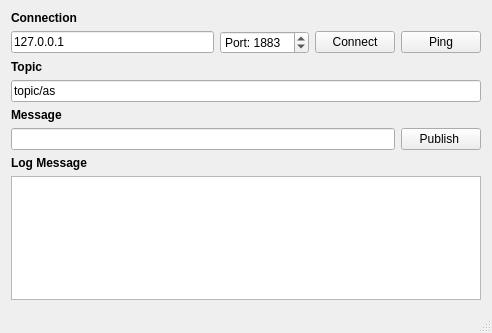
<?xml version="1.0" encoding="UTF-8"?>
<ui version="4.0">
 <class>MainWindow</class>
 <widget class="QMainWindow" name="MainWindow">
  <property name="geometry">
   <rect>
    <x>0</x>
    <y>0</y>
    <width>492</width>
    <height>333</height>
   </rect>
  </property>
  <property name="windowTitle">
   <string>MainWindow</string>
  </property>
  <widget class="QWidget" name="centralWidget">
   <layout class="QVBoxLayout" name="verticalLayout">
    <item>
     <widget class="QLabel" name="label_2">
      <property name="font">
       <font>
        <weight>75</weight>
        <bold>true</bold>
       </font>
      </property>
      <property name="text">
       <string>Connection</string>
      </property>
     </widget>
    </item>
    <item>
     <layout class="QHBoxLayout" name="horizontalLayout">
      <item>
       <widget class="QLineEdit" name="hostAddressLineEdit">
        <property name="text">
         <string>127.0.0.1</string>
        </property>
        <property name="placeholderText">
         <string>Enter host address</string>
        </property>
       </widget>
      </item>
      <item>
       <widget class="QSpinBox" name="portSpinBox">
        <property name="prefix">
         <string>Port: </string>
        </property>
        <property name="maximum">
         <number>65536</number>
        </property>
        <property name="value">
         <number>1883</number>
        </property>
        <property name="displayIntegerBase">
         <number>10</number>
        </property>
       </widget>
      </item>
      <item>
       <widget class="QPushButton" name="connectButton">
        <property name="text">
         <string>Connect</string>
        </property>
       </widget>
      </item>
      <item>
       <widget class="QPushButton" name="pingButton">
        <property name="text">
         <string>Ping</string>
        </property>
       </widget>
      </item>
     </layout>
    </item>
    <item>
     <widget class="QLabel" name="label_4">
      <property name="font">
       <font>
        <weight>75</weight>
        <bold>true</bold>
       </font>
      </property>
      <property name="text">
       <string>Topic</string>
      </property>
     </widget>
    </item>
    <item>
     <widget class="QLineEdit" name="topic_Lineedit">
      <property name="text">
       <string>topic/as</string>
      </property>
     </widget>
    </item>
    <item>
     <widget class="QLabel" name="label">
      <property name="font">
       <font>
        <weight>75</weight>
        <bold>true</bold>
       </font>
      </property>
      <property name="text">
       <string>Message</string>
      </property>
     </widget>
    </item>
    <item>
     <layout class="QHBoxLayout" name="horizontalLayout_2">
      <item>
       <widget class="QLineEdit" name="messageLineEdit">
        <property name="text">
         <string/>
        </property>
       </widget>
      </item>
      <item>
       <widget class="QPushButton" name="publishButton">
        <property name="text">
         <string>Publish </string>
        </property>
       </widget>
      </item>
     </layout>
    </item>
    <item>
     <widget class="QLabel" name="label_3">
      <property name="font">
       <font>
        <weight>75</weight>
        <bold>true</bold>
       </font>
      </property>
      <property name="text">
       <string>Log Message</string>
      </property>
     </widget>
    </item>
    <item>
     <widget class="QTextBrowser" name="log_TextBrowser"/>
    </item>
   </layout>
  </widget>
  <widget class="QStatusBar" name="statusBar"/>
 </widget>
 <layoutdefault spacing="6" margin="11"/>
 <resources/>
 <connections/>
</ui>
